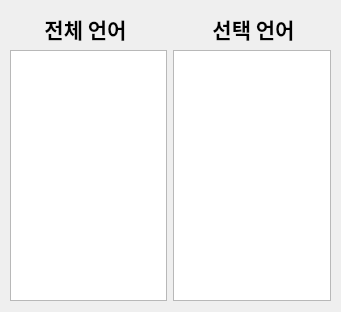
<?xml version="1.0" encoding="UTF-8"?>
<ui version="4.0">
 <class>Form</class>
 <widget class="QWidget" name="Form">
  <property name="geometry">
   <rect>
    <x>0</x>
    <y>0</y>
    <width>341</width>
    <height>312</height>
   </rect>
  </property>
  <property name="minimumSize">
   <size>
    <width>0</width>
    <height>0</height>
   </size>
  </property>
  <property name="windowTitle">
   <string>Form</string>
  </property>
  <widget class="QWidget" name="horizontalLayoutWidget">
   <property name="geometry">
    <rect>
     <x>10</x>
     <y>50</y>
     <width>321</width>
     <height>251</height>
    </rect>
   </property>
   <layout class="QHBoxLayout" name="horizontalLayout">
    <item>
     <widget class="QListWidget" name="plw1">
      <property name="minimumSize">
       <size>
        <width>0</width>
        <height>0</height>
       </size>
      </property>
      <property name="sizeIncrement">
       <size>
        <width>0</width>
        <height>0</height>
       </size>
      </property>
      <property name="baseSize">
       <size>
        <width>0</width>
        <height>0</height>
       </size>
      </property>
      <property name="font">
       <font>
        <family>굴림</family>
        <pointsize>10</pointsize>
        <weight>75</weight>
        <bold>true</bold>
       </font>
      </property>
      <property name="acceptDrops">
       <bool>true</bool>
      </property>
      <property name="lineWidth">
       <number>0</number>
      </property>
      <property name="midLineWidth">
       <number>0</number>
      </property>
      <property name="dragEnabled">
       <bool>true</bool>
      </property>
      <property name="dragDropOverwriteMode">
       <bool>false</bool>
      </property>
      <property name="dragDropMode">
       <enum>QAbstractItemView::DragDrop</enum>
      </property>
      <property name="defaultDropAction">
       <enum>Qt::MoveAction</enum>
      </property>
      <property name="alternatingRowColors">
       <bool>true</bool>
      </property>
      <property name="selectionMode">
       <enum>QAbstractItemView::ExtendedSelection</enum>
      </property>
     </widget>
    </item>
    <item>
     <widget class="QListWidget" name="plw2">
      <property name="font">
       <font>
        <family>굴림</family>
        <pointsize>10</pointsize>
        <weight>75</weight>
        <bold>true</bold>
       </font>
      </property>
      <property name="dragEnabled">
       <bool>true</bool>
      </property>
      <property name="dragDropOverwriteMode">
       <bool>false</bool>
      </property>
      <property name="dragDropMode">
       <enum>QAbstractItemView::DragDrop</enum>
      </property>
      <property name="defaultDropAction">
       <enum>Qt::MoveAction</enum>
      </property>
      <property name="alternatingRowColors">
       <bool>true</bool>
      </property>
      <property name="selectionMode">
       <enum>QAbstractItemView::ExtendedSelection</enum>
      </property>
     </widget>
    </item>
   </layout>
  </widget>
  <widget class="QLabel" name="label">
   <property name="geometry">
    <rect>
     <x>10</x>
     <y>13</y>
     <width>151</width>
     <height>31</height>
    </rect>
   </property>
   <property name="font">
    <font>
     <family>굴림</family>
     <pointsize>16</pointsize>
     <weight>75</weight>
     <bold>true</bold>
    </font>
   </property>
   <property name="text">
    <string>전체 언어</string>
   </property>
   <property name="alignment">
    <set>Qt::AlignCenter</set>
   </property>
  </widget>
  <widget class="QLabel" name="label_2">
   <property name="geometry">
    <rect>
     <x>178</x>
     <y>13</y>
     <width>151</width>
     <height>31</height>
    </rect>
   </property>
   <property name="font">
    <font>
     <family>굴림</family>
     <pointsize>16</pointsize>
     <weight>75</weight>
     <bold>true</bold>
    </font>
   </property>
   <property name="text">
    <string>선택 언어</string>
   </property>
   <property name="alignment">
    <set>Qt::AlignCenter</set>
   </property>
  </widget>
 </widget>
 <resources/>
 <connections/>
</ui>
